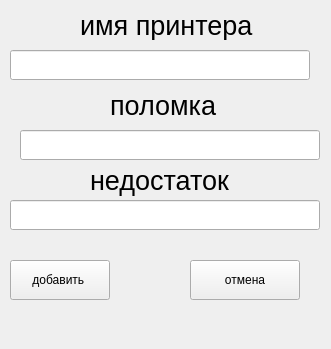
<?xml version="1.0" encoding="UTF-8"?>
<ui version="4.0">
 <class>Form</class>
 <widget class="QWidget" name="Form">
  <property name="geometry">
   <rect>
    <x>0</x>
    <y>0</y>
    <width>331</width>
    <height>349</height>
   </rect>
  </property>
  <property name="windowTitle">
   <string>Добавление данных неисправном </string>
  </property>
  <widget class="QLabel" name="label">
   <property name="geometry">
    <rect>
     <x>60</x>
     <y>30</y>
     <width>47</width>
     <height>13</height>
    </rect>
   </property>
   <property name="text">
    <string/>
   </property>
  </widget>
  <widget class="QLabel" name="label_2">
   <property name="geometry">
    <rect>
     <x>80</x>
     <y>10</y>
     <width>191</width>
     <height>30</height>
    </rect>
   </property>
   <property name="font">
    <font>
     <pointsize>20</pointsize>
    </font>
   </property>
   <property name="text">
    <string>имя принтера</string>
   </property>
  </widget>
  <widget class="QLabel" name="label_3">
   <property name="geometry">
    <rect>
     <x>110</x>
     <y>90</y>
     <width>110</width>
     <height>30</height>
    </rect>
   </property>
   <property name="font">
    <font>
     <pointsize>20</pointsize>
    </font>
   </property>
   <property name="text">
    <string>поломка</string>
   </property>
  </widget>
  <widget class="QLineEdit" name="lineEdit_name_pr">
   <property name="geometry">
    <rect>
     <x>10</x>
     <y>50</y>
     <width>300</width>
     <height>30</height>
    </rect>
   </property>
  </widget>
  <widget class="QLineEdit" name="lineEdit_break">
   <property name="geometry">
    <rect>
     <x>20</x>
     <y>130</y>
     <width>300</width>
     <height>30</height>
    </rect>
   </property>
  </widget>
  <widget class="QLineEdit" name="lineEdit_flaw">
   <property name="geometry">
    <rect>
     <x>10</x>
     <y>200</y>
     <width>310</width>
     <height>30</height>
    </rect>
   </property>
  </widget>
  <widget class="QLabel" name="label_4">
   <property name="geometry">
    <rect>
     <x>90</x>
     <y>160</y>
     <width>160</width>
     <height>40</height>
    </rect>
   </property>
   <property name="font">
    <font>
     <pointsize>20</pointsize>
    </font>
   </property>
   <property name="text">
    <string>недостаток</string>
   </property>
  </widget>
  <widget class="QPushButton" name="pushButton_add_pr">
   <property name="geometry">
    <rect>
     <x>10</x>
     <y>260</y>
     <width>100</width>
     <height>40</height>
    </rect>
   </property>
   <property name="text">
    <string>добавить </string>
   </property>
  </widget>
  <widget class="QPushButton" name="pushButton_cansel_pr">
   <property name="geometry">
    <rect>
     <x>190</x>
     <y>260</y>
     <width>110</width>
     <height>40</height>
    </rect>
   </property>
   <property name="text">
    <string>отмена</string>
   </property>
  </widget>
 </widget>
 <resources/>
 <connections/>
</ui>
